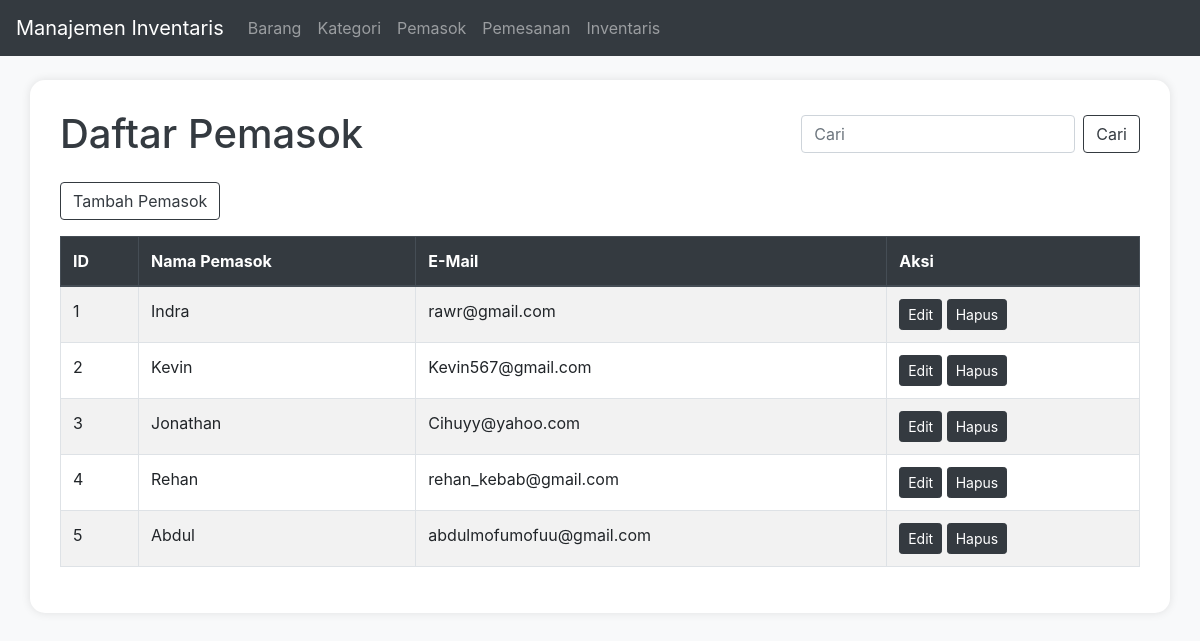
The app's page /pemasok.php with its own data.
### tables this page shows
CREATE TABLE `pemasok` (
  `id` int NOT NULL,
  `nama_pemasok` varchar(255) NOT NULL,
  `info_kontak` varchar(225) NOT NULL
);

### pemasok.php (the view, shortened to what this page needs)
<?php
include 'db.php';
$search = '';
$query = "SELECT * FROM pemasok WHERE nama_pemasok LIKE '%$search%'";
$result = mysqli_query($conn, $query);
$items = [];
while ($row = mysqli_fetch_assoc($result)) {
    $items[] = $row;
}
?>
<!DOCTYPE html>
<html>
<head>
    <link href="https://maxcdn.bootstrapcdn.com/bootstrap/4.5.2/css/bootstrap.min.css" rel="stylesheet">
</head>
<body>
<nav class="navbar navbar-expand-lg navbar-dark bg-dark">
        <a class="navbar-brand" href="index.php">Manajemen Inventaris</a>
        <div class="collapse navbar-collapse" id="navbarNav">
            <ul class="navbar-nav">
                <li class="nav-item">
                    <a class="nav-link" href="barang.php">Barang</a>
                </li>
                <li class="nav-item">
                    <a class="nav-link" href="kategori.php">Kategori</a>
                </li>
                <li class="nav-item">
                    <a class="nav-link" href="pemasok.php">Pemasok</a>
                </li>
                <li class="nav-item">
                    <a class="nav-link" href="pemesanan.php">Pemesanan</a>
                </li>
                <li class="nav-item">
                    <a class="nav-link" href="daftar_inventaris.php">Inventaris</a>
                </li>
            </ul>
        </div>
    </nav>
    <div class="container mt-4">
        <div class="d-flex justify-content-between align-items-center mb-4">
            <h1 class="mb-0">Daftar Pemasok</h1>
            <form class="form-inline" method="get">
                <input class="form-control mr-sm-2" type="search" name="search" placeholder="Cari" value="<?php echo htmlspecialchars($search); ?>">
                <button class="btn btn-outline-dark" type="submit">Cari</button>
            </form>
        </div>
        <a href="tambah_pemasok.php" class="btn btn-outline-dark mb-3">Tambah Pemasok</a>
        <table class="table table-bordered table-hover table-striped">
            <thead class="thead-dark">
                <tr>
                    <th>ID</th>
                    <th>Nama Pemasok</th>
                    <th>E-Mail</th>
                    <th>Aksi</th>
                </tr>
            </thead>
            <tbody>
                <?php foreach ($items as $index => $row): ?>
                    <tr>
                        <td><?php echo $index + 1;  ?></td>
                        <td><?php echo htmlspecialchars($row['nama_pemasok']); ?></td>
                        <td><?php echo htmlspecialchars($row['info_kontak']); ?></td>
                        <td>
                            <a href="edit_pemasok.php?id=<?php echo $row['id']; ?>" class="btn btn-dark btn-sm">Edit</a>
                            <a href="hapus_pemasok.php?id=<?php echo $row['id']; ?>" class="btn btn-dark btn-sm" onclick="return confirm('Apakah Anda yakin ingin menghapus pemasok ini?')">Hapus</a>
                        </td>
                    </tr>
                <?php endforeach; ?>
            </tbody>
        </table>
    </div>
</body>
</html>

### pemasok.php (style rules this page uses)
body { background-color: #f8f9fa; }
.container { background-color: white; border-radius: 15px; box-shadow: 0 0 10px rgba(0,0,0,0.1); padding: 30px; margin-top: 50px; }
h1 { color: #343a40; margin-bottom: 30px; }
.btn-dark { background-color: #343a40; border-color: #343a40; }

### records on screen
pemasok: nama_pemasok "Indra", info_kontak "rawr@gmail.com"
pemasok: nama_pemasok "Kevin", info_kontak "Kevin567@gmail.com"
pemasok: nama_pemasok "Jonathan", info_kontak "Cihuyy@yahoo.com"
pemasok: nama_pemasok "Rehan", info_kontak "rehan_kebab@gmail.com"
pemasok: nama_pemasok "Abdul", info_kontak "abdulmofumofuu@gmail.com"
